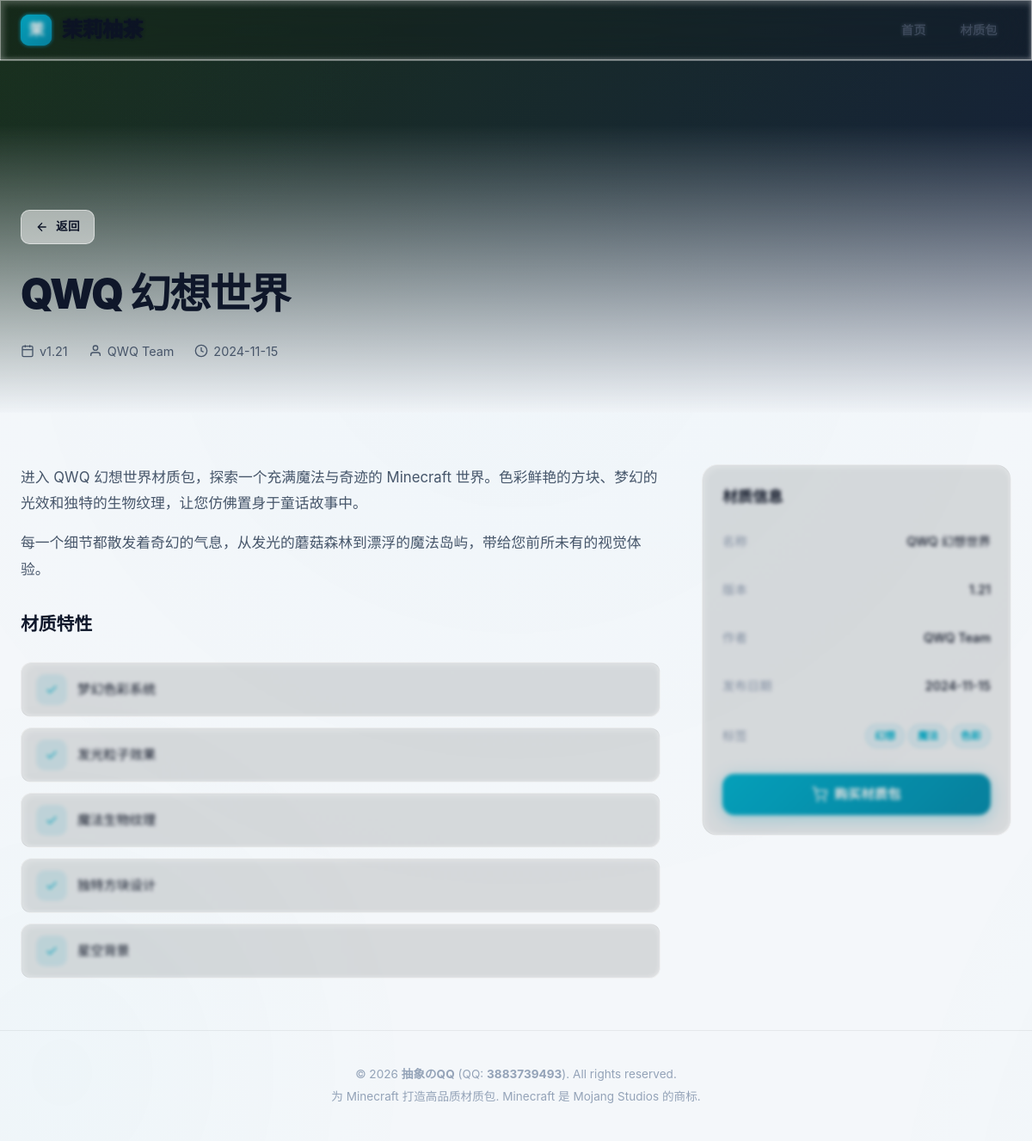
The page /texture.php?id=2 on the database its author committed.
### tables this page shows
CREATE TABLE IF NOT EXISTS texture_packs (
    id INT AUTO_INCREMENT PRIMARY KEY,
    name VARCHAR(255) NOT NULL,
    slug VARCHAR(255) NOT NULL UNIQUE,
    description TEXT,
    short_description VARCHAR(500) DEFAULT '',
    cover_image VARCHAR(500) DEFAULT '',
    version VARCHAR(50) DEFAULT '',
    author VARCHAR(255) DEFAULT '',
    release_date DATE DEFAULT NULL,
    buy_url VARCHAR(500) DEFAULT '',
    features JSON,
    images JSON,
    videos JSON,
    tags JSON,
    created_at DATETIME DEFAULT CURRENT_TIMESTAMP,
    updated_at DATETIME DEFAULT CURRENT_TIMESTAMP ON UPDATE CURRENT_TIMESTAMP
);

### includes/functions.php (called while the page is built, shortened)
<?php
function getTexture(int $id): ?array {
    $db = getDb();
    $stmt = $db->prepare('SELECT * FROM texture_packs WHERE id = ?');
    $stmt->execute([$id]);
    $texture = $stmt->fetch();
    $texture['features'] = json_decode($texture['features'] ?? '[]', true) ?: [];
    $texture['images'] = json_decode($texture['images'] ?? '[]', true) ?: [];
    $texture['videos'] = json_decode($texture['videos'] ?? '[]', true) ?: [];
    $texture['tags'] = json_decode($texture['tags'] ?? '[]', true) ?: [];
    return $texture;
}
?>

### texture.php (the view, shortened to what this page needs)
<?php
require_once __DIR__ . '/includes/functions.php';
$id = isset($_GET['id']) ? (int)$_GET['id'] : 0;
$texture = getTexture($id);
?>
<!DOCTYPE html>
<html lang="zh-CN">
<head>
    <link rel="stylesheet" href="/assets/css/style.css">
</head>
<body>
    <nav class="navbar" data-liquid-glass data-liquid-elasticity="0.08" data-liquid-scale="40">
        <div class="navbar-inner">
            <a href="/" class="navbar-brand">
                <span class="logo">茉</span>
            </a>
            <ul class="navbar-links">
                <li><a href="/">首页</a></li>
                <li><a href="/#textures">材质包</a></li>
            </ul>
        </div>
    </nav>
    <section class="detail-hero">
        <div class="detail-hero-bg">
            <?php if (!empty($texture['cover_image'])): ?>
            <div style="width:100%;height:100%;background:linear-gradient(135deg, rgba(0,0,0,0.6), rgba(0,0,0,0.4)), url('<?= htmlspecialchars($texture['cover_image']) ?>') center/cover no-repeat;"></div>
            <?php else: ?>
            <div style="width:100%;height:100%;background:linear-gradient(135deg,
                <?php
                    $colors = ['#1a1a2e,#16213e', '#2d1b3d,#1a1a2e', '#1a2e1a,#16213e', '#2e2e1a,#1a1a2e'];
                    echo $colors[$texture['id'] % count($colors)];
                ?>
            );"></div>
            <?php endif; ?>
        </div>
        <div class="detail-hero-overlay"></div>
        <div class="detail-hero-content">
            <a href="/#textures" class="btn btn-ghost btn-sm" style="margin-bottom:20px;display:inline-flex;">
                <svg width="16" height="16" viewBox="0 0 24 24" fill="none" stroke="currentColor" stroke-width="2"><path d="M19 12H5m7-7l-7 7 7 7"/></svg>
                返回
            </a>
            <h1><?= htmlspecialchars($texture['name']) ?></h1>
            <div class="detail-meta">
                <span>
                    <svg width="16" height="16" viewBox="0 0 24 24" fill="none" stroke="currentColor" stroke-width="2"><rect x="3" y="4" width="18" height="18" rx="2" ry="2"/><line x1="16" y1="2" x2="16" y2="6"/><line x1="8" y1="2" x2="8" y2="6"/><line x1="3" y1="10" x2="21" y2="10"/></svg>
                    v<?= htmlspecialchars($texture['version']) ?>
                </span>
                <span>
                    <svg width="16" height="16" viewBox="0 0 24 24" fill="none" stroke="currentColor" stroke-width="2"><path d="M20 21v-2a4 4 0 0 0-4-4H8a4 4 0 0 0-4 4v2"/><circle cx="12" cy="7" r="4"/></svg>
                    <?= htmlspecialchars($texture['author']) ?>
                </span>
                <span>
                    <svg width="16" height="16" viewBox="0 0 24 24" fill="none" stroke="currentColor" stroke-width="2"><circle cx="12" cy="12" r="10"/><polyline points="12 6 12 12 16 14"/></svg>
                    <?= htmlspecialchars($texture['release_date']) ?>
                </span>
            </div>
        </div>
    </section>
    <div class="detail-body">
        <div class="detail-main">
            <div class="detail-description">
                <?= $texture['description'] ?>
            </div>
            <?php if (!empty($texture['features'])): ?>
            <div class="detail-features">
                <h2 style="font-size:1.3rem;font-weight:700;margin-bottom:16px;">材质特性</h2>
                <?php foreach ($texture['features'] as $feature): ?>
                <div class="feature-item" data-liquid-glass data-liquid-elasticity="0.2" data-liquid-scale="30">
                    <div class="icon">
                        <svg width="16" height="16" viewBox="0 0 24 24" fill="none" stroke="currentColor" stroke-width="2"><polyline points="20 6 9 17 4 12"/></svg>
                    </div>
                    <span><?= htmlspecialchars($feature) ?></span>
                </div>
                <?php endforeach; ?>
            </div>
            <?php endif; ?>
        </div>
        <div class="detail-sidebar">
            <div class="sidebar-card" data-liquid-glass data-liquid-elasticity="0.12" data-liquid-scale="50">
                <h3>材质信息</h3>
                <div class="sidebar-info">
                    <div class="sidebar-info-row">
                        <span class="label">名称</span>
                        <span class="value"><?= htmlspecialchars($texture['name']) ?></span>
                    </div>
                    <div class="sidebar-info-row">
                        <span class="label">版本</span>
                        <span class="value"><?= htmlspecialchars($texture['version']) ?></span>
                    </div>
                    <div class="sidebar-info-row">
                        <span class="label">作者</span>
                        <span class="value"><?= htmlspecialchars($texture['author']) ?></span>
                    </div>
                    <div class="sidebar-info-row">
                        <span class="label">发布日期</span>
                        <span class="value"><?= htmlspecialchars($texture['release_date']) ?></span>
                    </div>
                    <?php if (!empty($texture['tags'])): ?>
                    <div class="sidebar-info-row">
                        <span class="label">标签</span>
                        <span class="value" style="display:flex;gap:4px;flex-wrap:wrap;justify-content:flex-end;">
                            <?php foreach ($texture['tags'] as $tag): ?>
                            <span class="texture-card-tag"><?= htmlspecialchars($tag) ?></span>
                            <?php endforeach; ?>
                        </span>
                    </div>
                    <?php endif; ?>
                </div>
                <?php if (!empty($texture['buy_url'])): ?>
                <a href="<?= htmlspecialchars($texture['buy_url']) ?>" class="btn btn-primary" style="width:100%;justify-content:center;margin-top:20px;" target="_blank">
                    <svg width="18" height="18" viewBox="0 0 24 24" fill="none" stroke="currentColor" stroke-width="2"><circle cx="9" cy="21" r="1"/><circle cx="20" cy="21" r="1"/><path d="M1 1h4l2.68 13.39a2 2 0 0 0 2 1.61h9.72a2 2 0 0 0 2-1.61L23 6H6"/></svg>
                    购买材质包
                </a>
                <?php endif; ?>
            </div>
        </div>
    </div>
    <footer style="text-align:center;padding:40px 24px;color:var(--text-muted);font-size:0.85rem;border-top:1px solid rgba(0,0,0,0.06);">
        <p>&copy; 2026 <strong>抽象のQQ</strong> (QQ: <strong>3883739493</strong>). All rights reserved.</p>
        <p style="margin-top:4px;">为 Minecraft 打造高品质材质包. Minecraft 是 Mojang Studios 的商标.</p>
    </footer>
</body>
</html>

### rows shown on the page
texture_packs: name "QWQ 幻想世界", version "1.21", author "QWQ Team", release_date "2024-11-15", description "进入 QWQ 幻想世界材质包，探索一个充满魔法与奇迹的 Minecraft 世界。色彩鲜艳的方块、梦幻的光效和独特的生物纹理，让您仿佛置身于童话故事中。 每一个细节都散发着奇幻的气息，从发光的蘑菇森林到漂浮的魔法岛屿，带给您前所未有的视觉体验。"

### other values the page prints
$feature "梦幻色彩系统"
$feature "发光粒子效果"
$feature "魔法生物纹理"
$feature "独特方块设计"
$feature "星空背景"
$tag "幻想"
$tag "魔法"
$tag "色彩"
